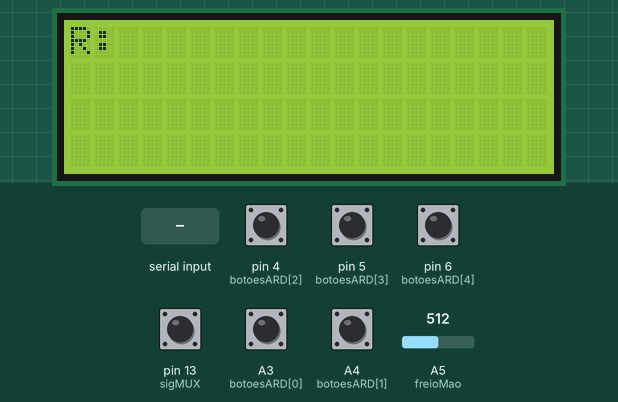
Recording of a sketch running on a simulated Arduino Leonardo, built with avr-gcc and run on an emulated ATmega32U4. Shown: 20×4 character LCD. The inputs (shaded band) are chosen by the test bench; at power-on: A3 (botoesARD[0]), A4 (botoesARD[1]), pin 4 (botoesARD[2]), pin 5 (botoesARD[3]), pin 6 (botoesARD[4]), pin 13 (sigMUX) HIGH, A5 (freioMao) = 512. USB keyboard and mouse output is not drawn.

Above: at 0.2 s.
At 1.3 s:
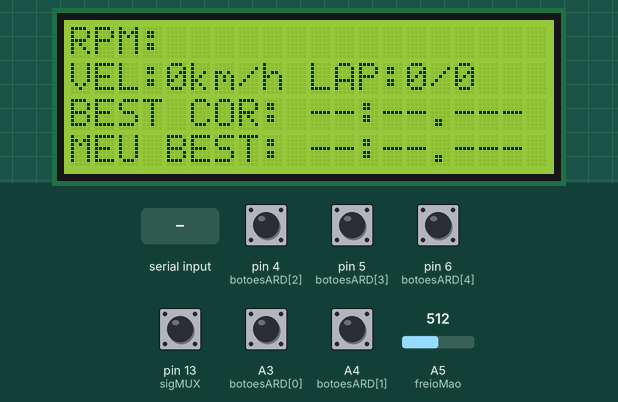
1.4 s: "90,45,200;" received over Serial
At 2.6 s:
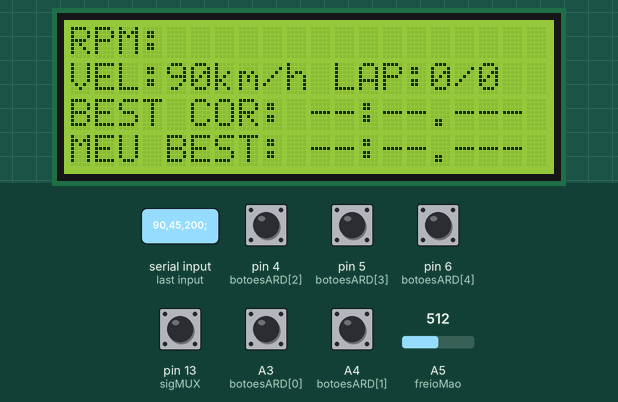
3.0 s: "30,150,10;" received over Serial
Timing chart, 0 to 6.0 s (numbered marks = the images above; inputs shaded):
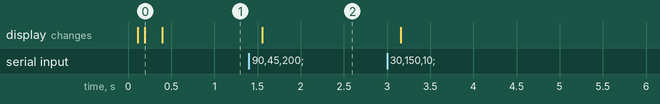

The sketch:

DiRTRally2.ino
```cpp
#include <Joystick.h>
#include <Wire.h>
#include <LiquidCrystal_I2C.h>

//Criação do objeto do display LCD I2C:
//Se no teu teste funcionou com 0x3F, troque 0x27 por 0x3F
LiquidCrystal_I2C lcd(0x27, 20, 4);

//Criação do objeto Joystick HID --> define o que terá o controle:
Joystick_ Joystick(
  JOYSTICK_DEFAULT_REPORT_ID,
  JOYSTICK_TYPE_JOYSTICK,
  21,    // Buttons (0..23)
  0,     // Hat switches
  false, // X
  false, // Y
  false, // Z
  true,  // Rx --> Freio de mão
  false, // Ry --> Freio
  false, // Rz --> Embreagem
  false, // Rudder
  false, // Throttle
  false  // Accelerator --> Acelerador
);

//Declaração LCD:
const int VEL_MAX = 999;
const int RPM_MAX = 100;
const int BARRAS_MAX = 10;

//Declaração dos tempos de atualização do LCD:
const unsigned long TEMPO_ATUALIZAR_LCD = 250;

//Declaração dos estados dos botões:
int estadoAntes[21] = {
  0,0,0,0,0,0,0,0,0,0,0,
  0,0,0,0,0,0,0,0,0,0
};

//Declarção da variável da marcha do display 7 segmentos:
int marcha = 0;

//Declaração das variáveis recebidas do SimHub:
int velocidade = 0;
int rpm = 0;
int voltaAtual = 0;
int voltaTotal = 0;

String melhorVoltaCorrida = "--:--.---";
String minhaMelhorVolta = "--:--.---";

//Declaração das variáveis de controle do LCD:
unsigned long tempoAtualizarLCD = 0;

//Declaração das variáveis anteriores do LCD:
int rpmLCDAnterior = -1;
String velocidadeVoltaLCDAnterior = "";
String melhorVoltaCorridaLCDAnterior = "";
String minhaMelhorVoltaLCDAnterior = "";

//Declaração dos pinos analógicos:
int freioMao = A5;
int sigMUX = 13;

//Declaração dos pinos digitais:
//No Leonardo, D2 = SDA e D3 = SCL do I2C
int botoesARD[5] = {A3, A4, 4, 5, 6};
int display7_CLOCK = 7;
int display7_RESET = 8;
int binMUX[4] = {9, 10, 11, 12};

//Declaração de variáveis para o multiplexador:
bool botoesMUX[16];

//Declaração de valores binários do multiplexador:
int conversorMUX[16][4] = {
  {0,0,0,0},
  {1,0,0,0},
  {0,1,0,0},
  {1,1,0,0},
  {0,0,1,0},
  {1,0,1,0},
  {0,1,1,0},
  {1,1,1,0},
  {0,0,0,1},
  {1,0,0,1},
  {0,1,0,1},
  {1,1,0,1},
  {0,0,1,1},
  {1,0,1,1},
  {0,1,1,1},
  {1,1,1,1}
};

//Função para iniciar o LCD:
void iniciarLCD(){
  Wire.begin();
  delay(50);
  lcd.begin(20, 4);
  lcd.backlight();
  lcd.clear();
  delay(50);
}

//Função para imprimir uma linha completa no LCD:
void imprimirLinhaLCD(int linha, String texto){
  int i = 0;

  if(texto.length() > 20){
    texto = texto.substring(0, 20);
  }

  lcd.setCursor(0, linha);
  lcd.print(texto);

  for(i=texto.length();i<20;i++){
    lcd.print(" ");
  }
}

//Função para reiniciar os valores anteriores do LCD:
void reiniciarValoresLCD(){
  rpmLCDAnterior = -1;
  velocidadeVoltaLCDAnterior = "";
  melhorVoltaCorridaLCDAnterior = "";
  minhaMelhorVoltaLCDAnterior = "";
}

//Função para preparar a tela do LCD:
void prepararLCD(){
  lcd.clear();

  lcd.setCursor(0, 0);
  lcd.print("R: ");

  reiniciarValoresLCD();
}

//Função para leitura do multiplexador:
void lerMUX(){
  int i = 0;
  int j = 0;

  for(i=0;i<16;i++){
    for(j=0;j<4;j++){
      digitalWrite(binMUX[j], conversorMUX[i][j]);
    }
    delayMicroseconds(5);
    botoesMUX[i] = digitalRead(sigMUX);
  }

  for(int i = 0; i < 16; i++) {
    bool apertado;

    if(i < 7) {
      apertado = botoesMUX[i];
    }
    else {
      apertado = !botoesMUX[i];
    }
    Joystick.setButton(i, apertado);
    }
  }

//Função marchas:
int marchas(){
  int i = 0;

  for(i=0;i<7;i++){
    if(botoesMUX[i] == HIGH){
      return i + 1;
    }
  }
  return 0;
}

//Função display 7 segmentos:
void display7(int marchaNova){
  int i = 0;

  if(marchaNova == marcha){
    return;
  }

  digitalWrite(display7_RESET, LOW);
  delayMicroseconds(5);
  digitalWrite(display7_RESET, HIGH);
  delayMicroseconds(5);
  digitalWrite(display7_RESET, LOW);
  delayMicroseconds(5);
  if(marchaNova == 0){
    marcha = 0;
    return;
  }

  for(i=0;i<marchaNova;i++){
    digitalWrite(display7_CLOCK, HIGH);
    delayMicroseconds(5);
    digitalWrite(display7_CLOCK, LOW);
    delayMicroseconds(5);
  }

  marcha = marchaNova;
  return;
}

//Função para leitura dos botões:
void botoes(){

  int i = 0;

  for(i=0;i<16;i++){
    int estadoAgora = !botoesMUX[i];

    if(estadoAgora != estadoAntes[i]){
      Joystick.setButton(i, estadoAgora);
      estadoAntes[i] = estadoAgora;
    }
  }

  for(i=0;i<5;i++){
    int estadoAgora = !digitalRead(botoesARD[i]);

    if(estadoAgora != estadoAntes[i+16]){
      Joystick.setButton(i+16, estadoAgora);
      estadoAntes[i+16] = estadoAgora;
    }
  }
  delay(50);

}

//Função para atualizar o freio de mão:
void atualizarFreioDeMao() {
  Joystick.setRxAxis(analogRead(freioMao));
}

//Função para botões de pulso:
void botaoPulso(int botao) {
  static int estadoAnteriorPulso[21];
  static bool iniciado[21] = {false};

  int estadoAtual = HIGH;

  if (botao < 0 || botao > 20)
    return;
  if (botao < 16) {
    if (botao < 7) {
      estadoAtual = botoesMUX[botao];
    }
    else {
      estadoAtual = !botoesMUX[botao];
    }
  }
  else {
    estadoAtual = !digitalRead(botoesARD[botao - 16]);
  }
  if (!iniciado[botao]) {
    estadoAnteriorPulso[botao] = estadoAtual;
    estadoAntes[botao] = estadoAtual;
    iniciado[botao] = true;

    return;
  }
  estadoAntes[botao] = estadoAtual;
  //Dá pulso quando ativa e desativa:
  if (estadoAtual != estadoAnteriorPulso[botao]) {
    Joystick.setButton(botao, HIGH);
    delay(80);
    Joystick.setButton(botao, LOW);
  }
  estadoAnteriorPulso[botao] = estadoAtual;
}

//Função para receber os dados do SimHub:
//Formato esperado:
//velocidade;rpm;voltaAtual;voltaTotal;melhorVoltaCorrida;minhaMelhorVolta\n
void telemetria(){
  if(Serial.available()){
    String dadoVelocidade = Serial.readStringUntil(';');
    String dadoRPM = Serial.readStringUntil(';');
    String dadoVoltaAtual = Serial.readStringUntil(';');
    String dadoVoltaTotal = Serial.readStringUntil(';');
    String dadoMelhorVoltaCorrida = Serial.readStringUntil(';');
    String dadoMinhaMelhorVolta = Serial.readStringUntil('\n');

    velocidade = dadoVelocidade.toInt();
    rpm = dadoRPM.toInt();
    voltaAtual = dadoVoltaAtual.toInt();
    voltaTotal = dadoVoltaTotal.toInt();

    dadoMelhorVoltaCorrida.trim();
    dadoMinhaMelhorVolta.trim();

    if(dadoMelhorVoltaCorrida.length() > 0){
      melhorVoltaCorrida = dadoMelhorVoltaCorrida;
    }
    if(dadoMinhaMelhorVolta.length() > 0){
      minhaMelhorVolta = dadoMinhaMelhorVolta;
    }

    velocidade = constrain(velocidade, 0, VEL_MAX);
    rpm = constrain(rpm, 0, RPM_MAX);
  }
}

//Função para transformar RPM em barras:
int barrasRPM(){
  int barras = map(rpm, 0, RPM_MAX, 0, BARRAS_MAX);

  barras = constrain(barras, 0, BARRAS_MAX);

  return barras;
}

//Função para desenhar a linha do RPM:
//Função para desenhar a linha do RPM:
void lcdRPM(){
  int i = 0;
  int barras = barrasRPM();
  int barrasLCD = map(barras, 0, BARRAS_MAX, 0, 15);

  barrasLCD = constrain(barrasLCD, 0, 15);

  if(barrasLCD == rpmLCDAnterior){
    return;
  }

  lcd.setCursor(0, 0);
  lcd.print("RPM: ");

  lcd.setCursor(5, 0);

  for(i=0;i<15;i++){
    if(i < barrasLCD){
      lcd.write(byte(255));
    }
    else{
      lcd.print(" ");
    }
  }

  rpmLCDAnterior = barrasLCD;
}

//Função para mostrar a velocidade e as voltas na segunda linha:
void lcdVelocidadeVolta(){
  String texto = "";

  texto += "VEL:";
  texto += velocidade;
  texto += "km/h LAP:";
  texto += voltaAtual;
  texto += "/";
  texto += voltaTotal;

  if(texto.length() > 20){
    texto = "";
    texto += "VEL:";
    texto += velocidade;
    texto += " LAP:";
    texto += voltaAtual;
    texto += "/";
    texto += voltaTotal;
  }

  if(texto == velocidadeVoltaLCDAnterior){
    return;
  }

  imprimirLinhaLCD(1, texto);

  velocidadeVoltaLCDAnterior = texto;
}

//Função para mostrar a melhor volta da corrida na terceira linha:
void lcdMelhorVoltaCorrida(){
  String texto = "";

  texto += "BEST COR: ";
  texto += melhorVoltaCorrida;

  if(texto == melhorVoltaCorridaLCDAnterior){
    return;
  }

  imprimirLinhaLCD(2, texto);

  melhorVoltaCorridaLCDAnterior = texto;
}

//Função para mostrar a minha melhor volta na quarta linha:
void lcdMinhaMelhorVolta(){
  String texto = "";

  texto += "MEU BEST: ";
  texto += minhaMelhorVolta;

  if(texto == minhaMelhorVoltaLCDAnterior){
    return;
  }

  imprimirLinhaLCD(3, texto);

  minhaMelhorVoltaLCDAnterior = texto;
}

//Função geral do display LCD:
void displayLCD(){
  unsigned long agora = millis();

  if(agora - tempoAtualizarLCD < TEMPO_ATUALIZAR_LCD){
    return;
  }

  tempoAtualizarLCD = agora;

  lcdRPM();
  lcdVelocidadeVolta();
  lcdMelhorVoltaCorrida();
  lcdMinhaMelhorVolta();
}

void setup() {
  //Setar comunicação com simhub:
  Serial.begin(115200);
  Serial.setTimeout(20);
  //Setar LCD I2C:
  iniciarLCD();
  //Setar os botões digitais:
  for(int i=0;i<5;i++){
    pinMode(botoesARD[i], INPUT_PULLUP);
  }
  //Setar saídas digitais para os displays:
  pinMode(display7_CLOCK, OUTPUT);
  pinMode(display7_RESET, OUTPUT);
  //Setar entradas multiplexador:
  pinMode(sigMUX, INPUT_PULLUP);
  for(int i=0;i<4;i++){
    pinMode(binMUX[i], OUTPUT);
    digitalWrite(binMUX[i], LOW);
  }
  //Setar entradas analógicas:
  pinMode(freioMao, INPUT);
  //Estado inicial do display 7 segmentos:
  digitalWrite(display7_CLOCK, LOW);
  digitalWrite(display7_RESET, LOW);
  delay(10);
  digitalWrite(display7_RESET, HIGH);
  delay(10);
  digitalWrite(display7_RESET, LOW);
  //Inicialização da biblioteca Joystick:
  Joystick.begin(true);
    //Faixa freio de mão:
  Joystick.setRxAxisRange(24, 680);
  //Tela inicial do LCD:
  tempoAtualizarLCD = 0;
  prepararLCD();
  displayLCD();
}

void loop() {
  lerMUX();

  int marchaAtual = marchas();

  display7(marchaAtual);

  botoes();

 // botaoPulso();
  //botaoPulso(10);
  //botaoPulso(11);
  //botaoPulso(12);
  //botaoPulso(17);

  atualizarFreioDeMao();
  telemetria();
  displayLCD();

  delay(10);
}
```

Measured:
- after the input at 1.4 s, the display: changes after 0.16 s (image 2)
